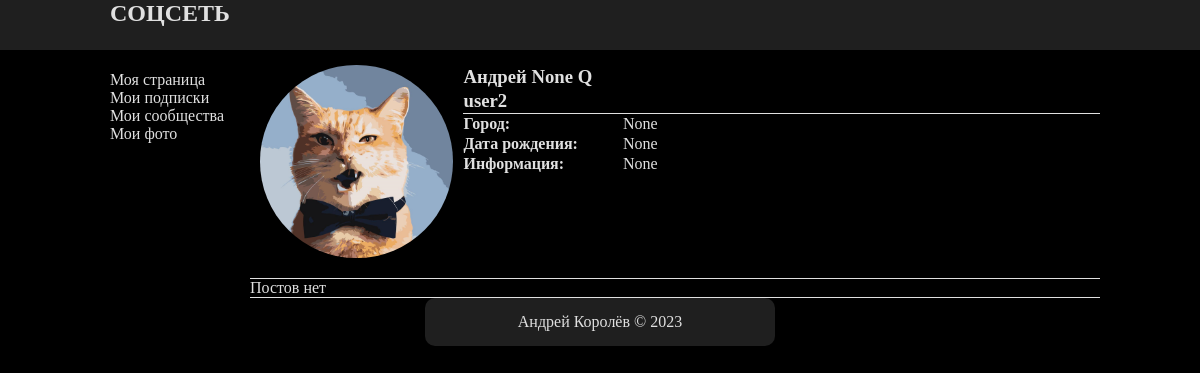
/user2/, run on an earlier commit of the app's database.
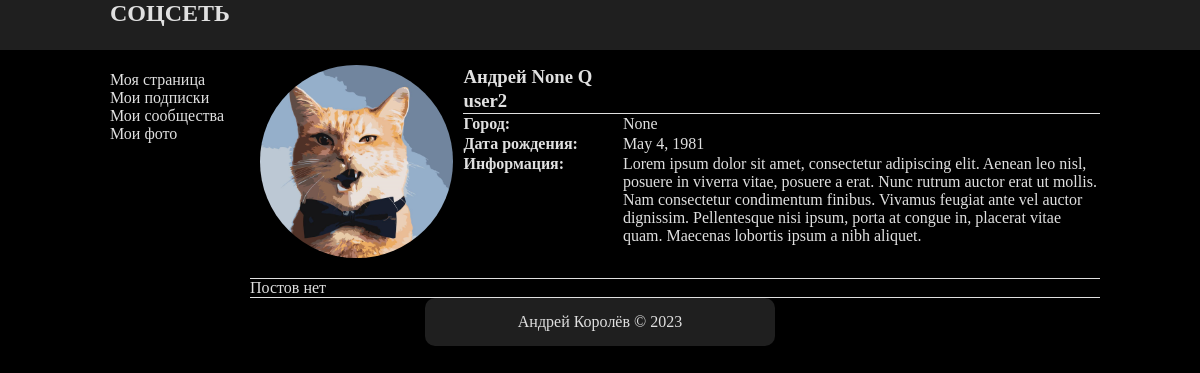
And on a later commit of the database.
### socialapp/models.py (models this page shows, shortened)
class Profile(models.Model):
    user = models.OneToOneField(User, on_delete=models.CASCADE)
    name = models.CharField(max_length=100, verbose_name='Имя')
    surname = models.CharField(max_length=100, verbose_name='Фамилия')
    secondname = models.CharField(max_length=100, null=True, blank=True, verbose_name='Отчество')
    city = models.ForeignKey(City, on_delete=models.SET_NULL, null=True, blank=True, verbose_name='Город')
    birthdate = models.DateField(null=True, blank=True, verbose_name='Дата рождения')
    avatar = models.ImageField(upload_to=avatar_upload_to, null=True, blank=True, verbose_name='Аватар')
    bio = models.TextField(max_length=500, null=True, blank=True, verbose_name='Информация')
    following = models.ManyToManyField('self', related_name='followers', symmetrical=False, blank=True, verbose_name='Подписки')
    slug = models.SlugField(unique=True, default=None, verbose_name='URL')

### socialapp/views.py (the view)
# urls.py: path('<slug:slug>/', views.profiledetail, name='profile'),
def profiledetail(req, slug):
    profile = Profile.objects.get(slug=slug)
    postform = PostForm()
    subscribtion = False
    if req.user.username:
        subscribtion = profile in req.user.profile.following.all()
    if req.POST:
        postform = PostForm(req.POST)
        if postform.is_valid():
            newpost = Post(text=req.POST['text'], user=req.user, creationdate=datetime.datetime.now())
            newpost.save()
    return render(req, 'socialapp/profile_detail.html',
                  context={'profile': profile, 'subscribtion': subscribtion, 'postform': postform})

### templates/socialapp/profile_detail.html (shortened to what this page needs)
{% extends 'base.html' %}
{% load static %}
{% block css %}
    <link rel="stylesheet" href="{% static 'css/profile.css' %}">
{% endblock css %}
{% block content %}
    <div class="center-width margin-auto flex-row">
        <div class="menu-left">
            <ul>
                <li><a class="link-clean" href="">Моя страница</a></li>
                <li><a class="link-clean" href="">Мои подписки</a></li>
                <li><a class="link-clean" href="">Мои сообщества</a></li>
                <li><a class="link-clean" href="">Мои фото</a></li>
            </ul>
        </div>
        <div class="main-div">
            <div class="flex-row line-under">
                <div class="profile-left-div">
                    <div class="avatar"><img src="{{ profile.avatar.url }}" alt="avatar"></div>
                </div>
                <div class="profile-right-div">
                    <table>
                        <tr>
                            <th colspan="2"><h3>{{ profile.name }} {{ profile.secondname }} {{ profile.surname }}</h3>
                            </th>
                        </tr>
                        <tr class="line-under">
                            <td colspan="2"><h3>{{ profile.user.username }}</h3></td>
                        </tr>
                        <tr>
                            <th>Город:</th>
                            <td>{{ profile.city }}</td>
                        </tr>
                        <tr>
                            <th>Дата рождения:</th>
                            <td>{{ profile.birthdate }}</td>
                        </tr>
                        <tr>
                            <th>Информация:</th>
                            <td>{{ profile.bio }}</td>
                        </tr>
                    </table>
                </div>
            </div>
            <div class="line-under">
                {% if profile.user.post_set.all %}
                    {% for posts in profile.user.post_set.all reversed %}
                        <div>
                            <table>
                                <tr><td>{{ posts.text }}</td></tr>
                                <tr><td>{{ posts.creationdate }}</td></tr>
                            </table>
                        </div>
                    {% endfor %}
                {% else %}
                    <div>Постов нет</div>
                {% endif %}
            </div>
        </div>
    </div>
{% endblock content %}

### templates/base.html (shortened to what this page needs)
<!DOCTYPE html>
<html lang="en">
{% load static %}
<head>
    <link rel="stylesheet" href="{% static 'css/main.css' %}">
    {% block css %}
    {% endblock css %}
</head>
<body>
    <header>
        <div class="center-width margin-auto">{% block head %}
            <ul class="flex-row align-items-center just-cont-spa-bet">
                <li><a href="{% url 'home' %}" class="link-clean"><h2>СОЦСЕТЬ</h2></a></li>
            </ul>
        {% endblock head %}</div>
    </header>
    {% block content %}{% endblock content %}
    <footer class="margin-auto text-center card-simple w350">Андрей Королёв © 2023</footer>
</body>
</html>

### socialapp/static/css/main.css (style rules this page uses)
*, *::before, *::after { box-sizing: border-box; }
h1, h2, h3, h4, h5 { margin-top: 0; margin-bottom: 0; }
body { margin: 55px 0 0; box-sizing: border-box; background-color: black; font-family: "Malgun Gothic"; color: #e0e0e0; }
header { width: 100%; height: 50px; position: fixed; top: 0; background-color: #1f1f1f; }
.card-simple { background-color: #1f1f1f; width: max-content; padding: 15px 0; margin-bottom: 15px !important; border-radius: 10px; }
ul { padding: 0; }
li { list-style-type: none; height: 100%; }
.w350 { width: 350px; }
.margin-auto { margin: auto; }
.text-center { text-align: center; }
.center-width { width: 1000px; height: 100%; }
.flex-row { margin-top: 0; margin-bottom: 0; display: flex; flex-direction: row; }
.align-items-center { align-items: center; }
.just-cont-spa-bet { justify-content: space-between; }
.link-clean { padding: 0 10px; color: inherit; text-decoration: none; width: 100%; height: 100%; display: flex; flex-direction: row; align-items: center; }
.main-div { width: 85%; }
.main-div table { text-align: left; }
.menu-left { width: 15%; }

### socialapp/static/css/profile.css (style rules this page uses)
.avatar { width: 100%; aspect-ratio: 1 / 1; overflow: hidden; border-radius: 50%; margin-bottom: 10px; }
.avatar img { width: 100%; position: center; }
.profile-left-div { padding: 10px; width: 25%; }
.profile-right-div { padding: 10px 0; width: 75%; }
table { width: 100%; border-collapse: collapse; }
th { width: 25%; vertical-align: top; }
.line-under { border-bottom: 1px solid #e0e0e0; }

What changed in the data, as far as the page shows it:
changed Profile "Андрей": birthdate "None" → "May 4, 1981"; bio "None" → "Lorem ipsum dolor sit amet, consectetur adipiscing elit. Aenean leo nisl, posuere in viverra vitae, posuere a erat. Nunc rutrum auctor erat ut mollis. Nam consectetur condimentum finibus. Vivamus feugiat ante vel auctor dignissim. Pellentesque nisi ipsum, porta at congue in, placerat vitae quam. Maecenas lobortis ipsum a nibh aliquet."
